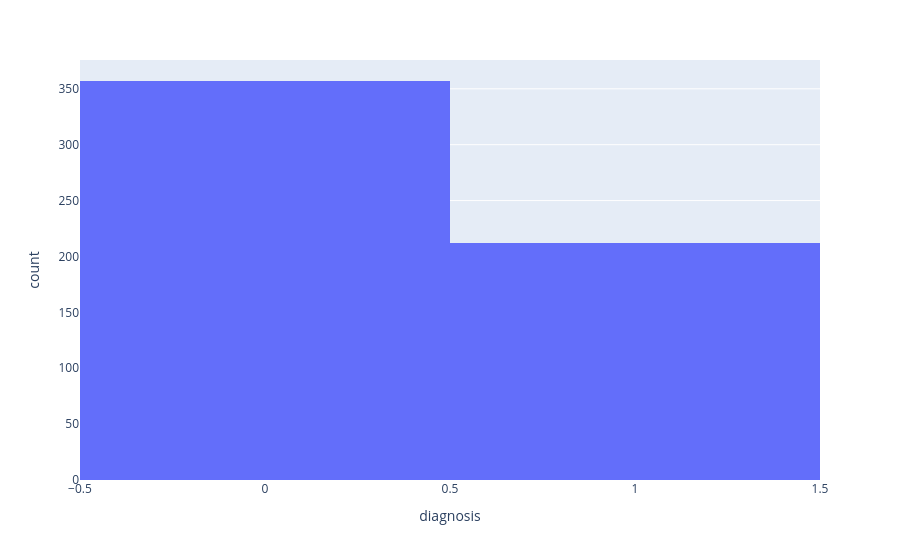

This figure's notebook cell:
### Code cell
# plt.figure(figsize=(7,12))
px.histogram(data, x='diagnosis')
# plt.show()

### Figure 1 — Plotly figure (JSON) as saved in the notebook; plotly's stock layout.template omitted (floating-point values rounded to 4 significant figures; data arrays with more than 128 entries replaced by an {"elided": "..."} marker saying what was removed)
{"data": [{"alignmentgroup": "True", "bingroup": "x", "hovertemplate": "diagnosis=%{x}<br>count=%{y}<extra></extra>", "legendgroup": "", "marker": {"color": "#636efa", "pattern": {"shape": ""}}, "name": "", "offsetgroup": "", "orientation": "v", "showlegend": false, "type": "histogram", "x": {"elided": "569 int values"}, "xaxis": "x", "yaxis": "y"}], "layout": {"barmode": "relative", "legend": {"tracegroupgap": 0}, "margin": {"t": 60}, "xaxis": {"anchor": "y", "domain": [0, 1], "title": {"text": "diagnosis"}}, "yaxis": {"anchor": "x", "domain": [0, 1], "title": {"text": "count"}}}}
